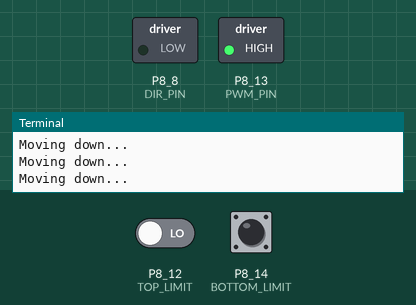
Bench run of a program on a simulated BeagleBone Black. Shown: switched loads named in the program (green lamp = pin HIGH), the last lines printed to the terminal. The test bench sets the inputs (shaded band); at power-on: P8_12 (TOP_LIMIT) LOW, P8_14 (BOTTOM_LIMIT) LOW. At 3.8 s the program stops and its outputs stay as they are.

Above: at 1.2 s.
1.3 s: P8_12 (TOP_LIMIT) driven HIGH
At 2.1 s:
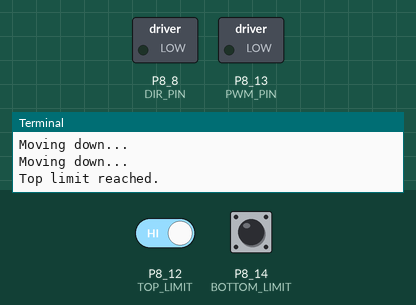
At 3.4 s:
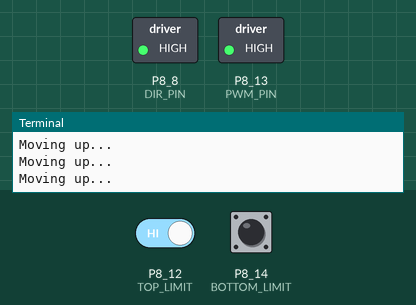
3.8 s: P8_14 (BOTTOM_LIMIT) pulled HIGH for 0.15 s
At 4.4 s:
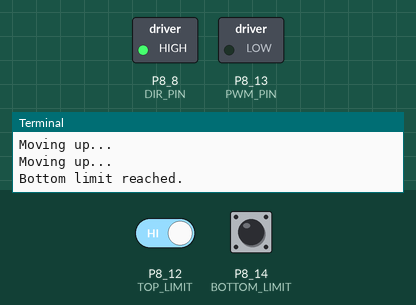
Timing chart, 0 to 5.3 s (numbered marks = the images above; inputs shaded):
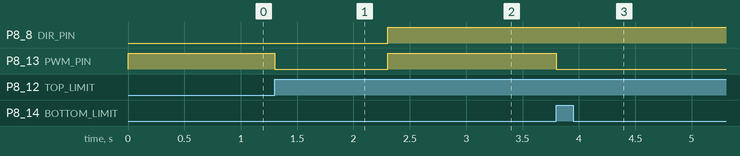

The program:

BBB_MotorLimitSwitches_Pololu.py
```python
#! /usr/bin/env python

##########################################################################################
# BBB_MotorLimitSwitches.py
#
# Basic use of interrupts limit switches on the BeagleBone Black to start/stop
# using the Pololu High-power motor driver - https://www.pololu.com/product/755
#
# Requires - Adafruit BeagleBone IO Python library
#
#
# NOTE: Any plotting is set up for output, not viewing on screen.
#       So, it will likely be ugly on screen. The saved PDFs should look
#       better.
#
# Created: 05/16/15
#   - Joshua Vaughan
#   - joshua.vaughan@louisiana.edu
#   - http://www.ucs.louisiana.edu/~jev9637
#
# Modified:
#   *
#
##########################################################################################

import Adafruit_BBIO.GPIO as GPIO
import Adafruit_BBIO.PWM as PWM

import time
import sys

class motor(object):
    """ Convenience class for controlling a Polulu High-Power Motor Driver

    Arguments
      DIRPin : the DIR pin
      PWMpin : the PWM pin

    Other atributes
      isRunning : Boolean describing if motor is running or not
      speed : current speed of the motor
      direction : current direction the motor is running
                  =None if the motor is not currently moving

    """
    def __init__(self, DIRpin, PWMpin, PWMfreq = 2000):
        self.DIRpin = DIRpin
        self.PWMpin = PWMpin
        self.PWMfreq = PWMfreq
        self.isRunning = False
        self.currentDirection = None
        self.currentSpeed = 0

        # Set up the GPIO pins as output
        GPIO.setup(self.DIRpin, GPIO.OUT)


    def start(self, speed, direction):
        """ method to start a motor

        Arguments:
          speed : speed of the motor 0-100 (as percentage of max)
          direction : CW or CCW, for clockwise or counterclockwise
        """

        # x01 and x02 have to be opposite to move, toggle to change direction
        if direction in ('cw','CW','clockwise'):
            GPIO.output(self.DIRpin, GPIO.LOW)
        elif direction in ('ccw','CCW','counterclockwise'):
            GPIO.output(self.DIRpin, GPIO.HIGH)
        else:
            raise ValueError('Please enter CW or CCW for direction.')

        # Start the motor
        # PWM.start(channel, duty, freq=2000, polarity=0)
        if 0 <= speed <= 100:
            PWM.start(self.PWMpin, speed, self.PWMfreq)
        else:
            raise ValueError("Please enter speed between 0 and 100, \
                              representing a percentage of the maximum \
                              motor speed.")

        # set the status attributes
        self.isRunning = True
        self.currentDirection = direction
        self.currentSpeed = speed

    def stop(self):
        """ Method to hard stop an individual motor"""

        PWM.set_duty_cycle(self.PWMpin, 0.0)

        # set the status attributes
        self.isRunning = False
        self.currentDirection = None
        self.currentSpeed = 0


    def set_speed(self, newSpeed):
        """ Method to change the speed of the motor, direciton is unchanged

        Arugments
          newSpeed : the desired new speed 0-100 (as percentage of max)
        """

        PWM.set_duty_cycle(self.PWMpin, newSpeed)
        self.currentSpeed = newSpeed


if __name__ == '__main__':
    # Demonstrates the use of this class

    # Set up the pins - These are mutable, but *don't* change them
    DIR_PIN = 'P8_8'        # DIR pin on board, controls direction
    PWM_PIN = 'P8_13'       # PWM pin on board, controls the speed of the motor
    TOP_LIMIT = 'P8_12'     # Pin of top limit switch
    BOTTOM_LIMIT = 'P8_14'  # Pin of bottom limit switch


    # Create the motorA instance of the class
    motorA = motor(DIR_PIN, PWM_PIN)

    # GPIO P8_12 and P8_14switches
    GPIO.setup(TOP_LIMIT, GPIO.IN, pull_up_down = GPIO.PUD_DOWN)
    GPIO.setup(BOTTOM_LIMIT, GPIO.IN, pull_up_down = GPIO.PUD_DOWN)

    # now we'll define the threaded callback function
    # this will run in another thread when our event is detected
    def TOPlimit_callback(channel):
        print 'Top limit reached.'
        motorA.stop()
        time.sleep(1)

    # now we'll define the threaded callback function
    # this will run in another thread when our event is detected
    def BOTTOMlimit_callback(channel):
        print 'Bottom limit reached.'
        motorA.stop()
        time.sleep(1)


    # The GPIO.add_event_detect() line below set things up so that
    # when a rising edge is detected, regardless of whatever
    # else is happening in the program, the function 'my_callback' will be run
    GPIO.add_event_detect(TOP_LIMIT, GPIO.RISING, callback=TOPlimit_callback, bouncetime=500)
    GPIO.add_event_detect(BOTTOM_LIMIT, GPIO.RISING, callback=BOTTOMlimit_callback, bouncetime=500)

    try:
        # Move down
        motorA.start(100, 'CW')
        time.sleep(0.5)

        while motorA.isRunning:
            # loop here until limit is reached
            print 'Moving down...'
            time.sleep(0.1)

        # Start Moving Motors Up
        time.sleep(1)
        motorA.start(100, 'CCW')
        time.sleep(0.5)

        while motorA.isRunning:
            # loop here until limit is reached
            print 'Moving up...'
            time.sleep(0.1)


    except KeyboardInterrupt:
        motorA.stop()
        GPIO.cleanup()       # clean up GPIO on CTRL+C exit


    GPIO.cleanup()           # clean up GPIO on normal exit  
```

Measured:
- after the input at 1.3 s, P8_8 (DIR_PIN): LOW → HIGH after 1.0 s; P8_13 (PWM_PIN): HIGH → LOW at once, → HIGH 1.0 s later
- after the input at 3.8 s, P8_13 (PWM_PIN): HIGH → LOW at once
